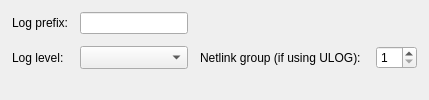
         <widget class="QWidget" name="tab2">
          <attribute name="title">
           <string>Logging</string>
          </attribute>
          <layout class="QGridLayout">
           <property name="leftMargin">
            <number>12</number>
           </property>
           <property name="topMargin">
            <number>12</number>
           </property>
           <property name="rightMargin">
            <number>12</number>
           </property>
           <property name="bottomMargin">
            <number>12</number>
           </property>
           <property name="spacing">
            <number>12</number>
           </property>
           <item row="1" column="1">
            <widget class="QComboBox" name="ipt_logLevel">
             <property name="sizePolicy">
              <sizepolicy hsizetype="Preferred" vsizetype="Fixed">
               <horstretch>0</horstretch>
               <verstretch>0</verstretch>
              </sizepolicy>
             </property>
             <property name="maximumSize">
              <size>
               <width>200</width>
               <height>32767</height>
              </size>
             </property>
             <item>
              <property name="text">
               <string/>
              </property>
             </item>
             <item>
              <property name="text">
               <string>alert</string>
              </property>
             </item>
             <item>
              <property name="text">
               <string>crit</string>
              </property>
             </item>
             <item>
              <property name="text">
               <string>error</string>
              </property>
             </item>
             <item>
              <property name="text">
               <string>warning</string>
              </property>
             </item>
             <item>
              <property name="text">
               <string>notice</string>
              </property>
             </item>
             <item>
              <property name="text">
               <string>info</string>
              </property>
             </item>
             <item>
              <property name="text">
               <string>debug</string>
              </property>
             </item>
            </widget>
           </item>
           <item row="0" column="1">
            <widget class="QLineEdit" name="ipt_logPrefix">
             <property name="sizePolicy">
              <sizepolicy hsizetype="Preferred" vsizetype="Fixed">
               <horstretch>0</horstretch>
               <verstretch>0</verstretch>
              </sizepolicy>
             </property>
             <property name="maximumSize">
              <size>
               <width>200</width>
               <height>32767</height>
              </size>
             </property>
            </widget>
           </item>
           <item row="0" column="0">
            <widget class="QLabel" name="logPrefixLbl">
             <property name="text">
              <string>Log prefix:</string>
             </property>
             <property name="wordWrap">
              <bool>false</bool>
             </property>
            </widget>
           </item>
           <item row="1" column="0">
            <widget class="QLabel" name="textLabel2">
             <property name="text">
              <string>Log level:</string>
             </property>
             <property name="alignment">
              <set>Qt::AlignmentFlag::AlignLeading|Qt::AlignmentFlag::AlignLeft|Qt::AlignmentFlag::AlignVCenter</set>
             </property>
             <property name="wordWrap">
              <bool>false</bool>
             </property>
            </widget>
           </item>
           <item row="1" column="4">
            <spacer>
             <property name="orientation">
              <enum>Qt::Orientation::Horizontal</enum>
             </property>
             <property name="sizeType">
              <enum>QSizePolicy::Policy::MinimumExpanding</enum>
             </property>
             <property name="sizeHint" stdset="0">
              <size>
               <width>0</width>
               <height>20</height>
              </size>
             </property>
            </spacer>
           </item>
           <item row="1" column="2">
            <widget class="QLabel" name="textLabel3">
             <property name="text">
              <string>Netlink group (if using ULOG): </string>
             </property>
             <property name="wordWrap">
              <bool>false</bool>
             </property>
            </widget>
           </item>
           <item row="1" column="3">
            <widget class="QSpinBox" name="ipt_nlgroup">
             <property name="minimum">
              <number>1</number>
             </property>
             <property name="maximum">
              <number>32</number>
             </property>
            </widget>
           </item>
           <item row="2" column="2">
            <spacer>
             <property name="orientation">
              <enum>Qt::Orientation::Vertical</enum>
             </property>
             <property name="sizeType">
              <enum>QSizePolicy::Policy::MinimumExpanding</enum>
             </property>
             <property name="sizeHint" stdset="0">
              <size>
               <width>20</width>
               <height>0</height>
              </size>
             </property>
            </spacer>
           </item>
          </layout>
         </widget>
